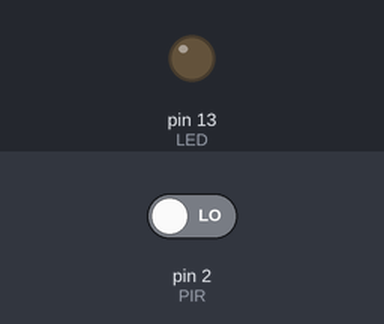
The sketch below on a simulated Arduino Uno, built with avr-gcc and run on an emulated ATmega328P. Parts: output pins drawn as LEDs (lit = HIGH). Inputs (shaded band) come from the test bench; at power-on: pin 2 (PIR) LOW.

Above: at 1.2 s.
1.3 s: pin 2 (PIR) driven HIGH
At 2.0 s:
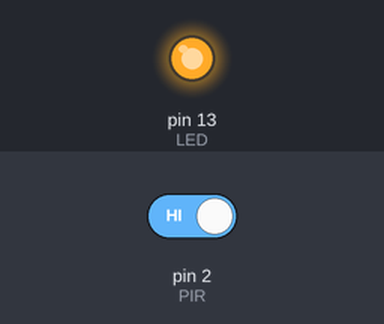
2.8 s: pin 2 (PIR) driven LOW
At 3.1 s:
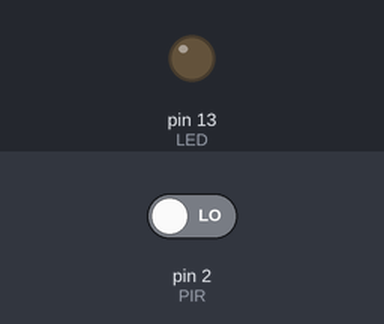
Timing chart, 0 to 5.8 s (numbered marks = the images above; inputs shaded):
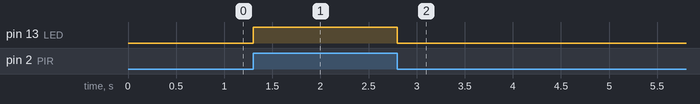

The sketch:

LedPir.ino
```cpp
#define LED 13
#define PIR 2

void setup() {
  pinMode(LED, OUTPUT);
  pinMode(PIR, INPUT);
}

void loop() {
  int x=digitalRead(PIR);
  if(x==HIGH){
    digitalWrite(LED, HIGH);
  }
  else{
    digitalWrite(LED, LOW);
  }
}
```

Measured:
- after the input at 1.3 s, pin 13 (LED): LOW → HIGH at once
- after the input at 2.8 s, pin 13 (LED): HIGH → LOW at once
